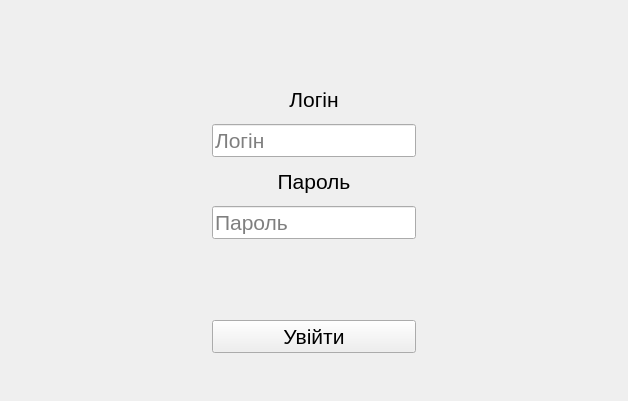
<?xml version="1.0" encoding="UTF-8"?>
<ui version="4.0">
 <class>PhotoJournalistAdminPanel</class>
 <widget class="QMainWindow" name="PhotoJournalistAdminPanel">
  <property name="geometry">
   <rect>
    <x>0</x>
    <y>0</y>
    <width>628</width>
    <height>401</height>
   </rect>
  </property>
  <property name="windowTitle">
   <string>Sign In - PhotoJournalist Admin Panel</string>
  </property>
  <widget class="QWidget" name="centralwidget">
   <layout class="QGridLayout" name="gridLayout_2">
    <item row="0" column="0">
     <layout class="QGridLayout" name="gridLayout">
      <item row="0" column="0">
       <spacer name="horizontalSpacer_2">
        <property name="orientation">
         <enum>Qt::Horizontal</enum>
        </property>
        <property name="sizeHint" stdset="0">
         <size>
          <width>40</width>
          <height>20</height>
         </size>
        </property>
       </spacer>
      </item>
      <item row="0" column="2">
       <spacer name="horizontalSpacer">
        <property name="orientation">
         <enum>Qt::Horizontal</enum>
        </property>
        <property name="sizeHint" stdset="0">
         <size>
          <width>40</width>
          <height>20</height>
         </size>
        </property>
       </spacer>
      </item>
      <item row="0" column="1">
       <layout class="QVBoxLayout" name="verticalLayout">
        <property name="spacing">
         <number>12</number>
        </property>
        <property name="sizeConstraint">
         <enum>QLayout::SetMaximumSize</enum>
        </property>
        <property name="rightMargin">
         <number>0</number>
        </property>
        <item>
         <spacer name="verticalSpacer">
          <property name="orientation">
           <enum>Qt::Vertical</enum>
          </property>
          <property name="sizeHint" stdset="0">
           <size>
            <width>20</width>
            <height>40</height>
           </size>
          </property>
         </spacer>
        </item>
        <item>
         <spacer name="verticalSpacer_4">
          <property name="orientation">
           <enum>Qt::Vertical</enum>
          </property>
          <property name="sizeHint" stdset="0">
           <size>
            <width>20</width>
            <height>40</height>
           </size>
          </property>
         </spacer>
        </item>
        <item>
         <widget class="QLabel" name="LoginLabel">
          <property name="font">
           <font>
            <pointsize>16</pointsize>
           </font>
          </property>
          <property name="text">
           <string>Логін</string>
          </property>
          <property name="alignment">
           <set>Qt::AlignCenter</set>
          </property>
         </widget>
        </item>
        <item>
         <widget class="QLineEdit" name="LoginLineEdit">
          <property name="font">
           <font>
            <pointsize>16</pointsize>
           </font>
          </property>
          <property name="placeholderText">
           <string>Логін</string>
          </property>
         </widget>
        </item>
        <item>
         <widget class="QLabel" name="PasswordLabel">
          <property name="font">
           <font>
            <pointsize>16</pointsize>
           </font>
          </property>
          <property name="text">
           <string>Пароль</string>
          </property>
          <property name="alignment">
           <set>Qt::AlignCenter</set>
          </property>
         </widget>
        </item>
        <item>
         <widget class="QLineEdit" name="PasswordLineEdit">
          <property name="font">
           <font>
            <pointsize>16</pointsize>
           </font>
          </property>
          <property name="echoMode">
           <enum>QLineEdit::Password</enum>
          </property>
          <property name="placeholderText">
           <string>Пароль</string>
          </property>
         </widget>
        </item>
        <item>
         <widget class="QLabel" name="ErrorLabel">
          <property name="enabled">
           <bool>true</bool>
          </property>
          <property name="font">
           <font>
            <pointsize>12</pointsize>
           </font>
          </property>
          <property name="text">
           <string/>
          </property>
          <property name="alignment">
           <set>Qt::AlignCenter</set>
          </property>
         </widget>
        </item>
        <item>
         <spacer name="verticalSpacer_3">
          <property name="orientation">
           <enum>Qt::Vertical</enum>
          </property>
          <property name="sizeHint" stdset="0">
           <size>
            <width>20</width>
            <height>40</height>
           </size>
          </property>
         </spacer>
        </item>
        <item>
         <widget class="QPushButton" name="SignInButton">
          <property name="font">
           <font>
            <pointsize>16</pointsize>
           </font>
          </property>
          <property name="text">
           <string>Увійти</string>
          </property>
         </widget>
        </item>
        <item>
         <spacer name="verticalSpacer_2">
          <property name="orientation">
           <enum>Qt::Vertical</enum>
          </property>
          <property name="sizeHint" stdset="0">
           <size>
            <width>20</width>
            <height>40</height>
           </size>
          </property>
         </spacer>
        </item>
       </layout>
      </item>
     </layout>
    </item>
   </layout>
  </widget>
 </widget>
 <resources/>
 <connections/>
</ui>
